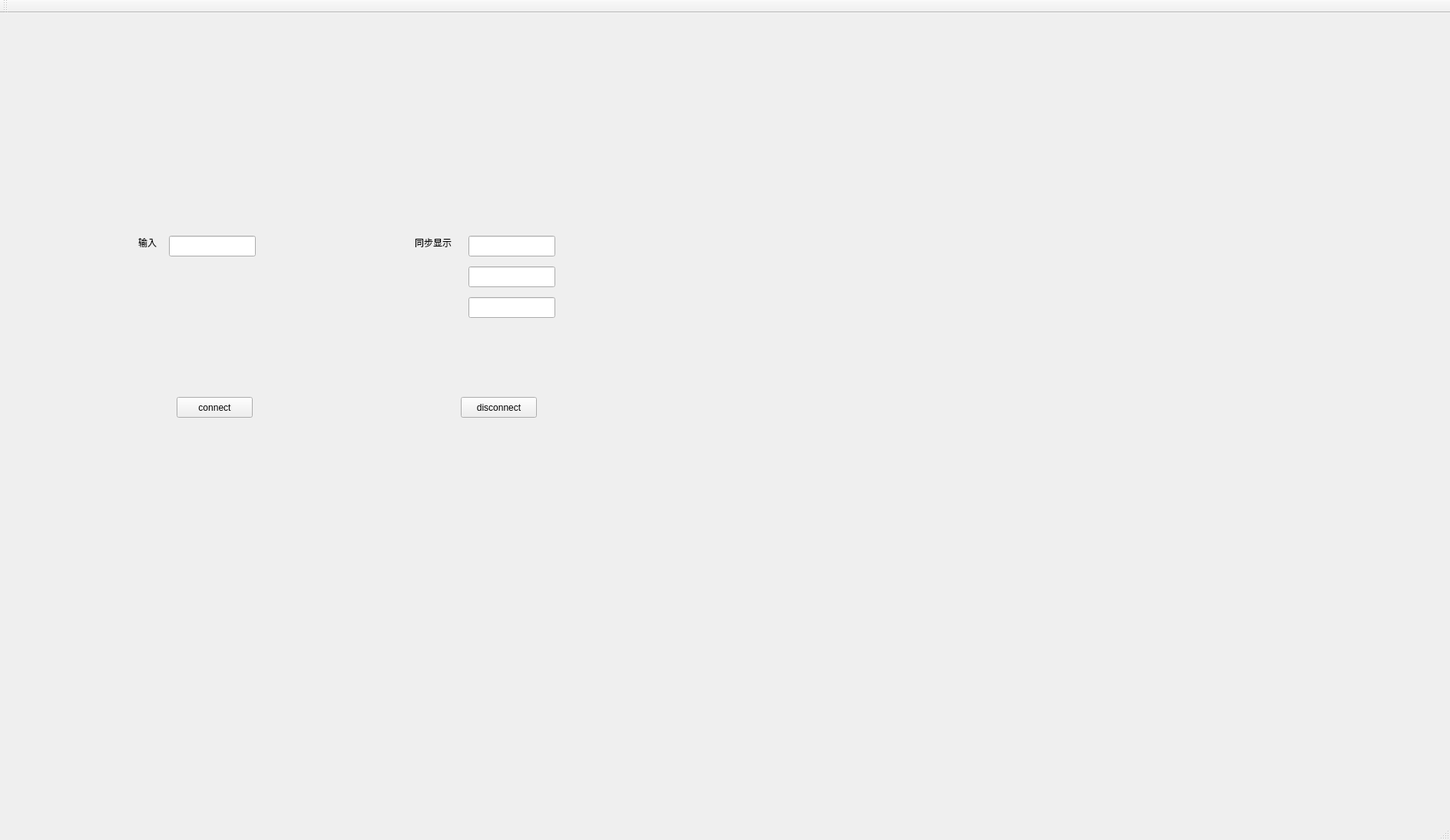
<?xml version="1.0" encoding="UTF-8"?>
<ui version="4.0">
 <class>MainWindow</class>
 <widget class="QMainWindow" name="MainWindow">
  <property name="geometry">
   <rect>
    <x>0</x>
    <y>0</y>
    <width>1888</width>
    <height>1094</height>
   </rect>
  </property>
  <property name="windowTitle">
   <string>MainWindow</string>
  </property>
  <widget class="QWidget" name="centralWidget">
   <widget class="QLabel" name="label">
    <property name="geometry">
     <rect>
      <x>180</x>
      <y>290</y>
      <width>67</width>
      <height>17</height>
     </rect>
    </property>
    <property name="text">
     <string>输入</string>
    </property>
   </widget>
   <widget class="QLabel" name="label_2">
    <property name="geometry">
     <rect>
      <x>540</x>
      <y>290</y>
      <width>67</width>
      <height>17</height>
     </rect>
    </property>
    <property name="text">
     <string>同步显示</string>
    </property>
   </widget>
   <widget class="QPushButton" name="connect">
    <property name="geometry">
     <rect>
      <x>230</x>
      <y>500</y>
      <width>99</width>
      <height>27</height>
     </rect>
    </property>
    <property name="text">
     <string>connect</string>
    </property>
   </widget>
   <widget class="QPushButton" name="disconnect">
    <property name="geometry">
     <rect>
      <x>600</x>
      <y>500</y>
      <width>99</width>
      <height>27</height>
     </rect>
    </property>
    <property name="text">
     <string>disconnect</string>
    </property>
   </widget>
   <widget class="QLineEdit" name="inputEdit">
    <property name="geometry">
     <rect>
      <x>220</x>
      <y>290</y>
      <width>113</width>
      <height>27</height>
     </rect>
    </property>
   </widget>
   <widget class="QLineEdit" name="showEdit">
    <property name="geometry">
     <rect>
      <x>610</x>
      <y>290</y>
      <width>113</width>
      <height>27</height>
     </rect>
    </property>
   </widget>
   <widget class="QLineEdit" name="showEdit_2">
    <property name="geometry">
     <rect>
      <x>610</x>
      <y>330</y>
      <width>113</width>
      <height>27</height>
     </rect>
    </property>
   </widget>
   <widget class="QLineEdit" name="showEdit_3">
    <property name="geometry">
     <rect>
      <x>610</x>
      <y>370</y>
      <width>113</width>
      <height>27</height>
     </rect>
    </property>
   </widget>
  </widget>
  <widget class="QMenuBar" name="menuBar">
   <property name="geometry">
    <rect>
     <x>0</x>
     <y>0</y>
     <width>1888</width>
     <height>31</height>
    </rect>
   </property>
  </widget>
  <widget class="QToolBar" name="mainToolBar">
   <attribute name="toolBarArea">
    <enum>TopToolBarArea</enum>
   </attribute>
   <attribute name="toolBarBreak">
    <bool>false</bool>
   </attribute>
  </widget>
  <widget class="QStatusBar" name="statusBar"/>
 </widget>
 <layoutdefault spacing="6" margin="11"/>
 <resources/>
 <connections/>
</ui>
